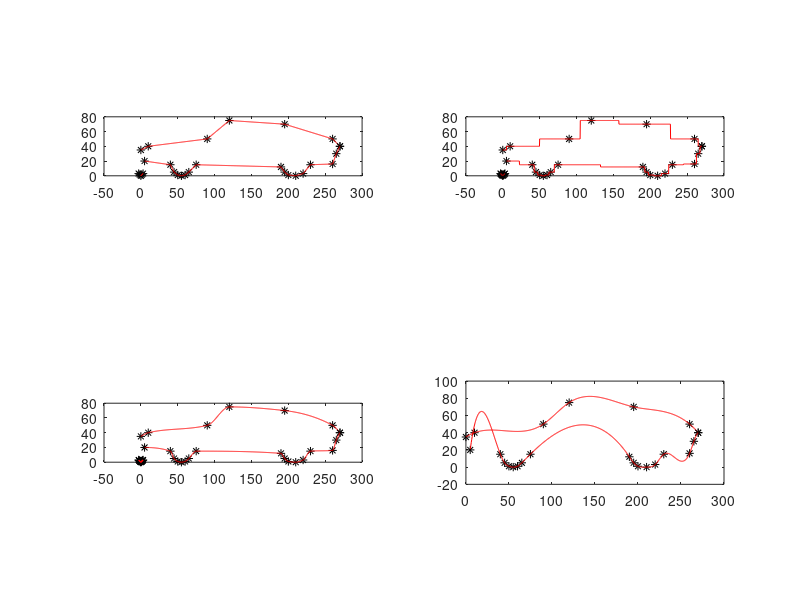

This chart was generated by the following MATLAB code:
clc
close all
clearvars

xg = [0, 10, 90, 120, 195, 260, 270];
yg = [35, 40, 50, 75, 70, 50, 40];

xd = [5, 40, 45, 50, 55, 60, 65, 75, 190, 195, 200, 210, 220, 230, 260, 265, 270];
yd = [20, 15, 5, 1, 0, 1, 5, 15, 12, 5, 1, 0, 3, 15, 16, 30, 40];

x1 = linspace(0, max(xg), 1000);
x2 = linspace(0, max(xd), 1000);

%==============================
int1 = interp1(xg, yg, x1, 'linear');
subplot(2, 2, 1)
plot(xg, yg, 'k*', x1, int1, 'r')
daspect([1, 1, 1])

hold on

int2 = interp1(xd, yd, x2, 'linear');
plot(xd, yd, 'k*', x2, int2, 'r')
daspect([1, 1, 1])
%==============================
int1 = interp1(xg, yg, x1, 'nearest');
subplot(2, 2, 2)
plot(xg, yg, 'k*', x1, int1, 'r')
daspect([1, 1, 1])

hold on

int2 = interp1(xd, yd, x2, 'nearest');
plot(xd, yd, 'k*', x2, int2, 'r')
daspect([1, 1, 1])
%==============================
int1 = interp1(xg, yg, x1, 'pchip');
subplot(2, 2, 3)
plot(xg, yg, 'k*', x1, int1, 'r')
daspect([1, 1, 1])

hold on

int2 = interp1(xd, yd, x2, 'pchip');
plot(xd, yd, 'k*', x2, int2, 'r')
daspect([1, 1, 1])
%==============================
int1 = interp1(xg, yg, x1, 'spline');
subplot(2, 2, 4)
plot(xg, yg, 'k*', x1, int1, 'r')
daspect([1, 1, 1])

hold on

int2 = interp1(xd, yd, x2, 'spline');
plot(xd, yd, 'k*', x2, int2, 'r')
daspect([1, 1, 1])
%==============================




x = linspace(-3, 3, 5)';
y = abs(x);
V = [];

for i=1:length(x)
    V(i, 1) = 1;
    for j=2:length(x)
        V(i, j) = x(i)^(j-1);
    end
end
a = V\y;
X = linspace(-3, 3, 1000);
Y = 0;
for i=1:length(a)
    Y = Y + a(i)*X.^(i-1);
end
int1 = interp1(x, y, Y, "linear");
subplot(2, 2, 1)
plot(x, y, 'k*', Y, int1, 'r')
%==============================
x = linspace(-3, 3, 10)';
y = abs(x);
V = [];

for i=1:length(x)
    V(i, 1) = 1;
    for j=2:length(x)
        V(i, j) = x(i)^(j-1);
    end
end
a = V\y;
X = linspace(-3, 3, 1000);
Y = 0;
for i=1:length(a)
    Y = Y + a(i)*X.^(i);
end
int1 = interp1(x, y, Y, "linear");
subplot(2, 2, 2)
plot(x, y, 'k*', Y, int1, 'r')
%==============================
x = linspace(-3, 3, 15)';
y = abs(x);
V = [];

for i=1:length(x)
    V(i, 1) = 1;
    for j=2:length(x)
        V(i, j) = x(i)^(j-1);
    end
end
a = V\y;
X = linspace(-3, 3, 1000);
Y = 0;
for i=1:length(a)
    Y = Y + a(i)*X.^(i);
end
int1 = interp1(x, y, Y, 'linear');
subplot(2, 2, 3)
plot(x, y, 'k*', Y, int1, 'r')
